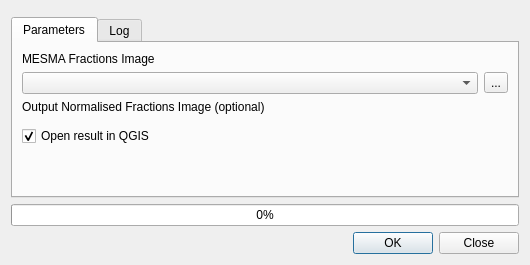
<?xml version="1.0" encoding="UTF-8"?>
<ui version="4.0">
 <class>ShadeNormalisation</class>
 <widget class="QDialog" name="ShadeNormalisation">
  <property name="geometry">
   <rect>
    <x>0</x>
    <y>0</y>
    <width>530</width>
    <height>265</height>
   </rect>
  </property>
  <property name="windowTitle">
   <string>Shade Normalisation</string>
  </property>
  <layout class="QVBoxLayout" name="verticalLayout_2">
   <item>
    <widget class="QWidget" name="logoWidget" native="true">
     <layout class="QVBoxLayout" name="verticalLayout">
      <property name="spacing">
       <number>0</number>
      </property>
      <property name="leftMargin">
       <number>0</number>
      </property>
      <property name="topMargin">
       <number>0</number>
      </property>
      <property name="rightMargin">
       <number>0</number>
      </property>
      <property name="bottomMargin">
       <number>0</number>
      </property>
      <item>
       <layout class="QHBoxLayout" name="logoLayout">
        <property name="spacing">
         <number>0</number>
        </property>
       </layout>
      </item>
     </layout>
    </widget>
   </item>
   <item>
    <widget class="QTabWidget" name="tabWidget">
     <property name="currentIndex">
      <number>0</number>
     </property>
     <widget class="QWidget" name="tab1">
      <attribute name="title">
       <string>Parameters</string>
      </attribute>
      <layout class="QVBoxLayout" name="verticalLayout_4">
       <item>
        <widget class="QLabel" name="label">
         <property name="text">
          <string>MESMA Fractions Image</string>
         </property>
        </widget>
       </item>
       <item>
        <layout class="QHBoxLayout" name="horizontalLayout">
         <item>
          <widget class="QgsMapLayerComboBox" name="inputComboBox">
           <property name="allowEmptyLayer">
            <bool>true</bool>
           </property>
           <property name="excludedProviders">
            <stringlist>
             <string>[p for p in QgsProviderRegistry.instance().providerList() if p not in ['gdal']]</string>
            </stringlist>
           </property>
          </widget>
         </item>
         <item>
          <widget class="QToolButton" name="inputButton">
           <property name="text">
            <string>...</string>
           </property>
          </widget>
         </item>
        </layout>
       </item>
       <item>
        <widget class="QLabel" name="label_2">
         <property name="text">
          <string>Output Normalised Fractions Image (optional)</string>
         </property>
        </widget>
       </item>
       <item>
        <widget class="QgsFileWidget" name="outputFileWidget"/>
       </item>
       <item>
        <widget class="QCheckBox" name="openInQGIS">
         <property name="text">
          <string>Open result in QGIS</string>
         </property>
         <property name="checked">
          <bool>true</bool>
         </property>
        </widget>
       </item>
       <item>
        <spacer name="verticalSpacer">
         <property name="orientation">
          <enum>Qt::Vertical</enum>
         </property>
         <property name="sizeHint" stdset="0">
          <size>
           <width>20</width>
           <height>0</height>
          </size>
         </property>
        </spacer>
       </item>
      </layout>
     </widget>
     <widget class="QWidget" name="tab_log">
      <attribute name="title">
       <string>Log</string>
      </attribute>
      <layout class="QVBoxLayout" name="verticalLayout_3">
       <item>
        <widget class="QTextBrowser" name="logBrowser"/>
       </item>
      </layout>
     </widget>
    </widget>
   </item>
   <item>
    <widget class="QProgressBar" name="progressBar">
     <property name="value">
      <number>0</number>
     </property>
    </widget>
   </item>
   <item>
    <widget class="QDialogButtonBox" name="OKClose">
     <property name="orientation">
      <enum>Qt::Horizontal</enum>
     </property>
     <property name="standardButtons">
      <set>QDialogButtonBox::Close|QDialogButtonBox::Ok</set>
     </property>
    </widget>
   </item>
  </layout>
  <action name="inputAction">
   <property name="text">
    <string>...</string>
   </property>
   <property name="iconText">
    <string>...</string>
   </property>
   <property name="toolTip">
    <string>Select a MESMA Fractions Image</string>
   </property>
  </action>
 </widget>
 <customwidgets>
  <customwidget>
   <class>QgsFileWidget</class>
   <extends>QWidget</extends>
   <header>qgsfilewidget.h</header>
  </customwidget>
  <customwidget>
   <class>QgsMapLayerComboBox</class>
   <extends>QComboBox</extends>
   <header>qgsmaplayercombobox.h</header>
  </customwidget>
 </customwidgets>
 <resources>
  <include location="../../../QGIS/images/images.qrc"/>
 </resources>
 <connections/>
</ui>
